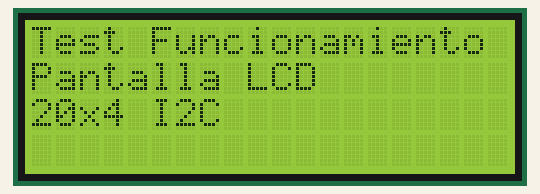
Recording of a sketch running on a simulated Arduino Uno, built with avr-gcc and run on an emulated ATmega328P. On the bench: 20×4 character LCD.

Above: at 0.2 s.
At 6.1 s:
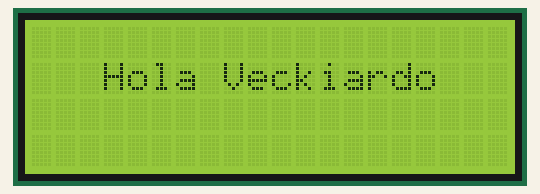

The sketch:

Prueba_display.ino
```cpp
/* Prueba Display LCD 20x4
 * Trabajo Practico Integrador
 *
 * Materia: Seminario de Informatica y Telecomunicaciones (ST).
 * Grupo: 3.
 * Integrantes: Santiago Eulmesekian, Mateo Iadarola, Ariel Rakowszczyk, Santiago Rapetti y Ariel Slonimsqui.
 * Profesor: Mirko Veckiardo.
 *
 */

#include <LiquidCrystal_I2C.h>

int estadoMaquina;

unsigned long milisActuales;
unsigned long milisPrevios;


LiquidCrystal_I2C lcd(0x27, 20, 4);

void setup() {

  lcd.init();
  lcd.backlight();

}


void loop() {

  milisActuales = millis();

  switch (estadoMaquina) {

    case 0:

      lcd.setCursor(0, 0);
      lcd.print("Test Funcionamiento");
      lcd.setCursor(0, 1);
      lcd.print("Pantalla LCD");
      lcd.setCursor(0, 2);
      lcd.print("20x4 I2C");


      if ((milisActuales - milisPrevios) > 6000) {


        estadoMaquina = 1;
        milisPrevios = milisActuales;

      }

      break;

    case 1:

      lcd.clear();
      lcd.setCursor(3, 1);
      lcd.print("Hola Veckiardo");

      estadoMaquina = 2;

      break;

      case 2:

      break;

  }

}
```
